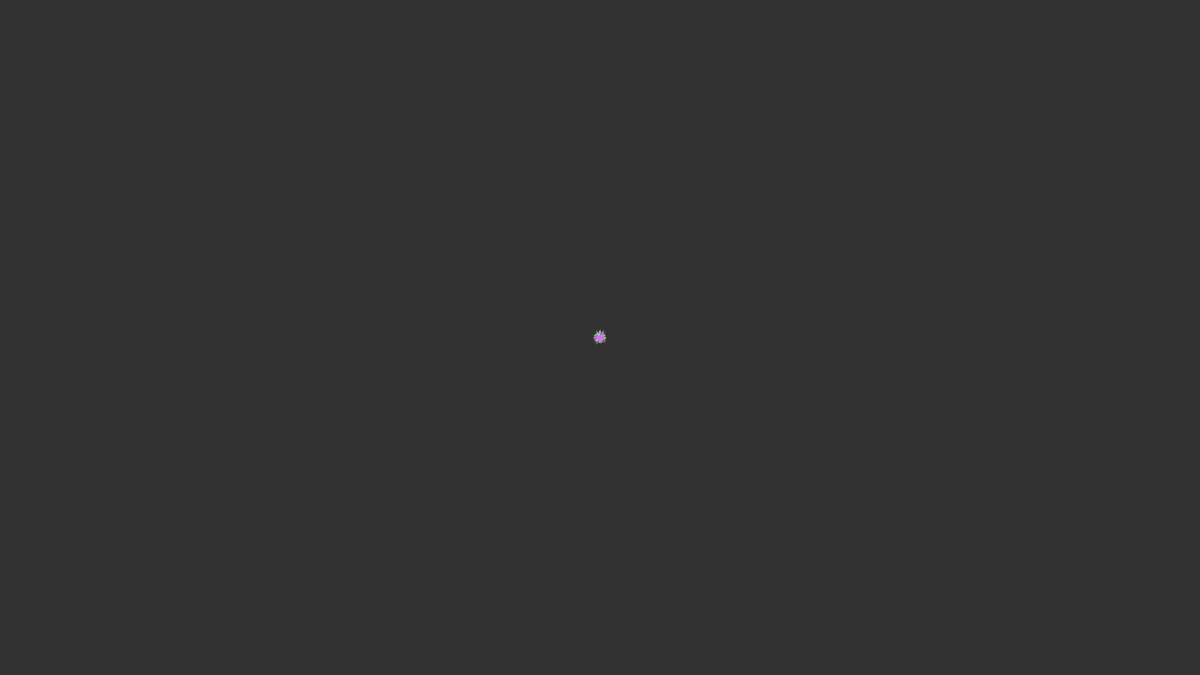
Frame 1 (no input)
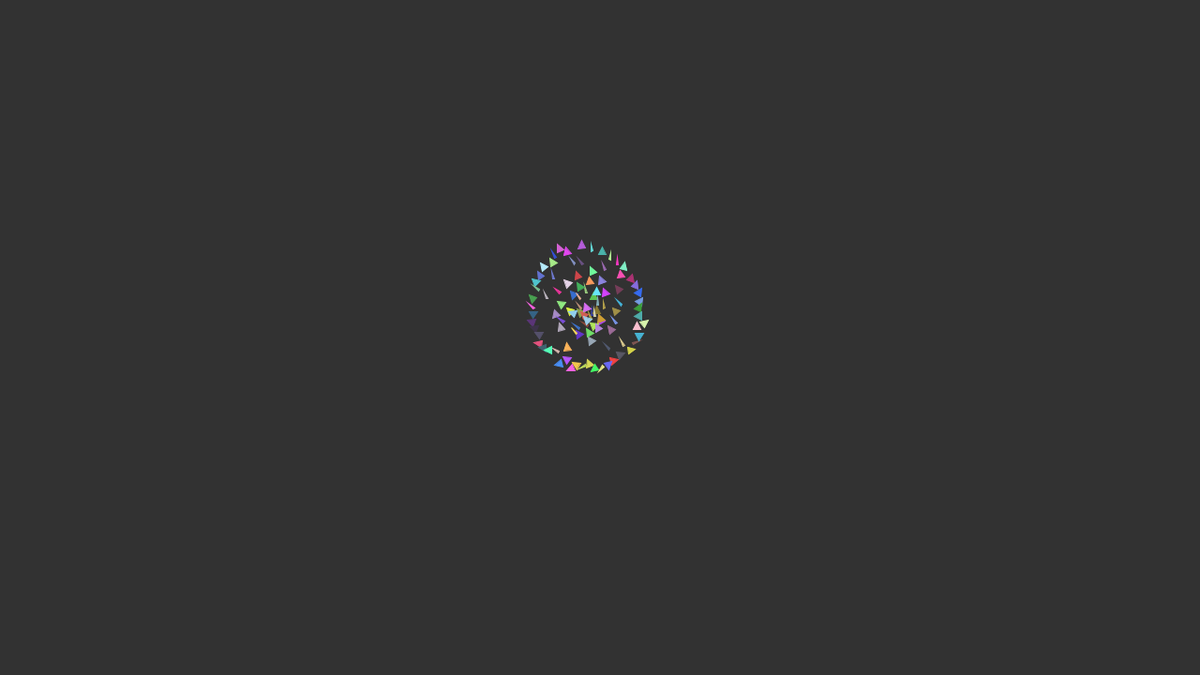
Frame 60 (the mouse pressed at the canvas centre just before this capture)
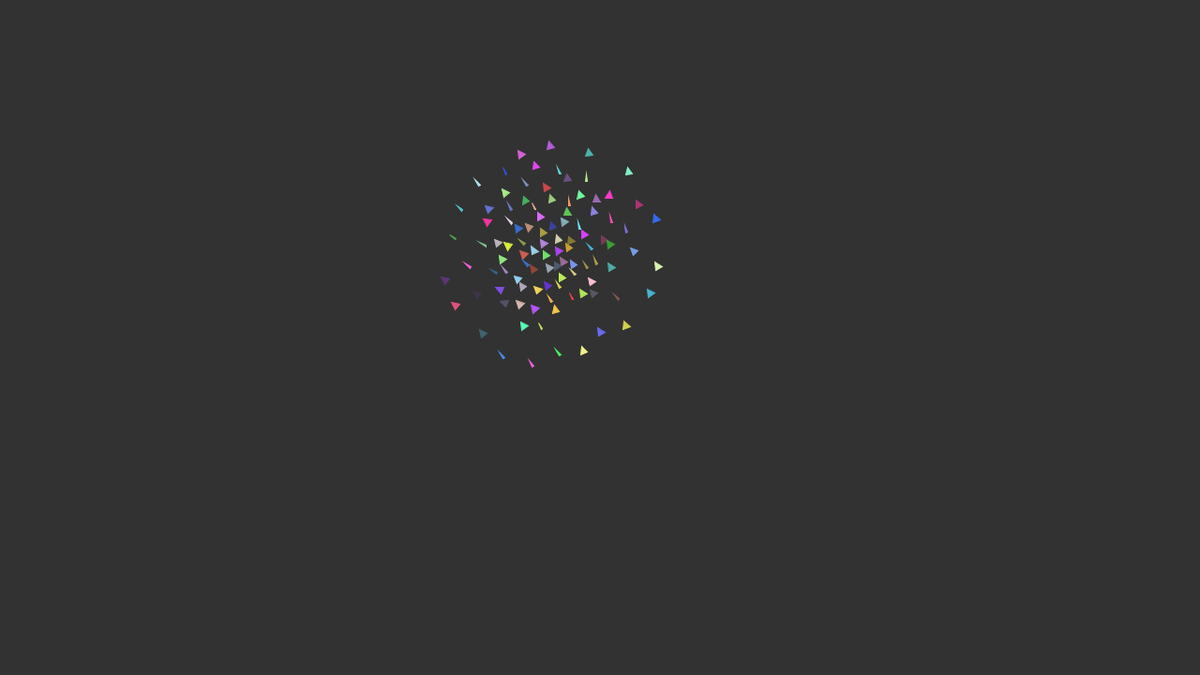
Frame 120 (the mouse held since frame 60 and released just before this capture)

The Processing sketch that drew these frames (run headless with seeded random() and noise(); from frame 60 on, the mouse is pressed at the canvas centre):

// Processing sketch: Boids_Simulation
// ── Boids_Simulation.pde
Flock flock;

void setup() {
  size(1280, 720);
  
  flock = new Flock(100);
}

void draw() {
  background(50);
  flock.run();
}

// Add a new boid into the System
void mousePressed() {
  flock.addBoid(new Boid(mouseX,mouseY));
}
// ── Boid.pde
class Boid {

  PVector position;
  PVector velocity;
  PVector acceleration;
  float r;
  float maxforce;    // Maximum steering force
  float maxspeed;    // Maximum speed
  color colour;      // beautiful plumage
  int flapPosition;
  int flapMax;
  
  Boid(float x, float y) {
    acceleration = new PVector(0, 0);

    int red = int(random(50, 255));
    int green = int(random(50, 255));
    int blue = int(random(50, 255));
  
    colour = color(red, green, blue);
  
    // This is a new PVector method not yet implemented in JS
    // velocity = PVector.random2D();

    // Leaving the code temporarily this way so that this example runs in JS
    float angle = random(TWO_PI);
    velocity = new PVector(cos(angle), sin(angle));

    position = new PVector(x, y);
    r = 2.0;
    maxspeed = 2;
    maxforce = 0.03;
    
    flapMax = int(random(50, 100));
    flapPosition = int(random(1,flapMax));
  }

  void run(ArrayList<Boid> otherBoids) {
    flock(otherBoids);
    update();
    borders();
    render();
  }

  void flap() {
      flapPosition++;
      if (flapPosition >= flapMax)
        flapPosition = 0;
  }

  void applyForce(PVector force) {
    // We could add mass here if we want A = F / M
    acceleration.add(force);
  }

  // We accumulate a new acceleration each time based on three rules
  void flock(ArrayList<Boid> otherBoids) {
  
    PVector separation = separate(otherBoids);   
    PVector alignment = align(otherBoids);      
    PVector cohesiveness = cohesion(otherBoids); 
    
	// Arbitrarily weight these forces
    separation.mult(1.5);
    alignment.mult(1.0);
    cohesiveness.mult(1.0);
	
    // Add the force vectors to acceleration
    applyForce(separation);
    applyForce(alignment);
    applyForce(cohesiveness);
  }

  // Method to update position
  void update() {
    // Update velocity
    velocity.add(acceleration);
    // Limit speed
    velocity.limit(maxspeed);
    position.add(velocity);
    // Reset acceleration to 0 each cycle
    acceleration.mult(0);
    flap();
  }

  // A method that calculates and applies a steering force towards a target
  // STEER = DESIRED MINUS VELOCITY
  PVector seek(PVector target) {
    PVector desired = PVector.sub(target, position);  // A vector pointing from the position to the target
    // Scale to maximum speed
    desired.normalize();
    desired.mult(maxspeed);

    // Above two lines of code below could be condensed with new PVector setMag() method
    // Not using this method until Processing.js catches up
    // desired.setMag(maxspeed);

    // Steering = Desired minus Velocity
    PVector steer = PVector.sub(desired, velocity);
    steer.limit(maxforce);  // Limit to maximum steering force
    return steer;
  }

  void render() {
    // Draw a triangle rotated in the direction of velocity
    float theta = velocity.heading2D() + radians(90);
    // heading2D() above is now heading() but leaving old syntax until Processing.js catches up
    
    fill(colour); 
    stroke(colour); 
    pushMatrix();
    translate(position.x, position.y);
    rotate(theta);
    beginShape(TRIANGLES);
    
    // gradation of flapping
    float r2 = r;
    if (flapPosition < (flapMax / 3))
    {
       r2 -= 1.0;
    }
    else 
    {
      r2 += 2.0;
    }
    
    vertex(0, -r*2);
    vertex(-r2, r*2);
    vertex(r2, r*2);
    endShape();
    popMatrix();
  }

  // Wraparound
  void borders() {
    if (position.x < -r) position.x = width+r;
    if (position.y < -r) position.y = height+r;
    if (position.x > width+r) position.x = -r;
    if (position.y > height+r) position.y = -r;
  }

  // Boids are controlled by three rules:
  
  // Rule 1: Boids try to fly towards the centre of mass of neighbouring boids.
  // Cohesion
  // For the average position (i.e. center) of all nearby boids, calculate steering vector towards that position
  PVector cohesion (ArrayList<Boid> boids) {
    float neighbordist = 50;
    PVector sum = new PVector(0, 0);   // Start with empty vector to accumulate all positions
    int count = 0;
    for (Boid other : boids) {
      float d = PVector.dist(position, other.position);
      if ((d > 0) && (d < neighbordist)) {
        sum.add(other.position); // Add position
        count++;
      }
    }
    if (count > 0) {
      sum.div(count);
      return seek(sum);  // Steer towards the position
    } 
    else {
      return new PVector(0, 0);
    }
  }
  
  // Rule 2: Boids try to keep a small distance away from other objects (including other boids)
  // Separation
  // Method checks for nearby boids and steers away
  PVector separate (ArrayList<Boid> boids) {
    float desiredseparation = 25.0f;
    PVector steer = new PVector(0, 0, 0);
    int count = 0;
    // For every boid in the system, check if it's too close
    for (Boid other : boids) {
      float d = PVector.dist(position, other.position);
      // If the distance is greater than 0 and less than an arbitrary amount (0 when you are yourself)
      if ((d > 0) && (d < desiredseparation)) {
        // Calculate vector pointing away from neighbor
        PVector diff = PVector.sub(position, other.position);
        diff.normalize();
        diff.div(d);        // Weight by distance
        steer.add(diff);
        count++;            // Keep track of how many
      }
    }
    // Average -- divide by how many
    if (count > 0) {
      steer.div((float)count);
    }

    // As long as the vector is greater than 0
    if (steer.mag() > 0) {
      // First two lines of code below could be condensed with new PVector setMag() method
      // Not using this method until Processing.js catches up
      // steer.setMag(maxspeed);

      // Implement Reynolds: Steering = Desired - Velocity
      steer.normalize();
      steer.mult(maxspeed);
      steer.sub(velocity);
      steer.limit(maxforce);
    }
    return steer;
  }

  // Rule 3: Boids try to match velocity with near boids
  // Alignment
  // For every nearby boid in the system, calculate the average velocity
  PVector align (ArrayList<Boid> boids) {
    float neighbordist = 50;
    PVector sum = new PVector(0, 0);
    int count = 0;
    for (Boid other : boids) {
      float d = PVector.dist(position, other.position);
      if ((d > 0) && (d < neighbordist)) {
        sum.add(other.velocity);
        count++;
      }
    }
    if (count > 0) {
      sum.div((float)count);
      // First two lines of code below could be condensed with new PVector setMag() method
      // Not using this method until Processing.js catches up
      // sum.setMag(maxspeed);

      // Implement Reynolds: Steering = Desired - Velocity
      sum.normalize();
      sum.mult(maxspeed);
      PVector steer = PVector.sub(sum, velocity);
      steer.limit(maxforce);
      return steer;
    } 
    else {
      return new PVector(0, 0);
    }
  }

}
// ── Flock.pde
class Flock {
  ArrayList<Boid> boids; // An ArrayList for all the boids

  Flock(int flockSize){
    boids = new ArrayList<Boid>(); // Initialize the ArrayList
    
    for (int i = 0; i < flockSize; i++) {
      float positionX = random(width);
      float positionY = random(height);
      
      positionX = width/2;
      positionY = height/2;
      addBoid(new Boid(positionX, positionY));
    }
  }

  void run() {
    for (Boid b : boids) {
      b.run(boids);  // Passing the entire list of boids to each boid individually
    }
  }

  void addBoid(Boid b) {
    boids.add(b);
  }

}
